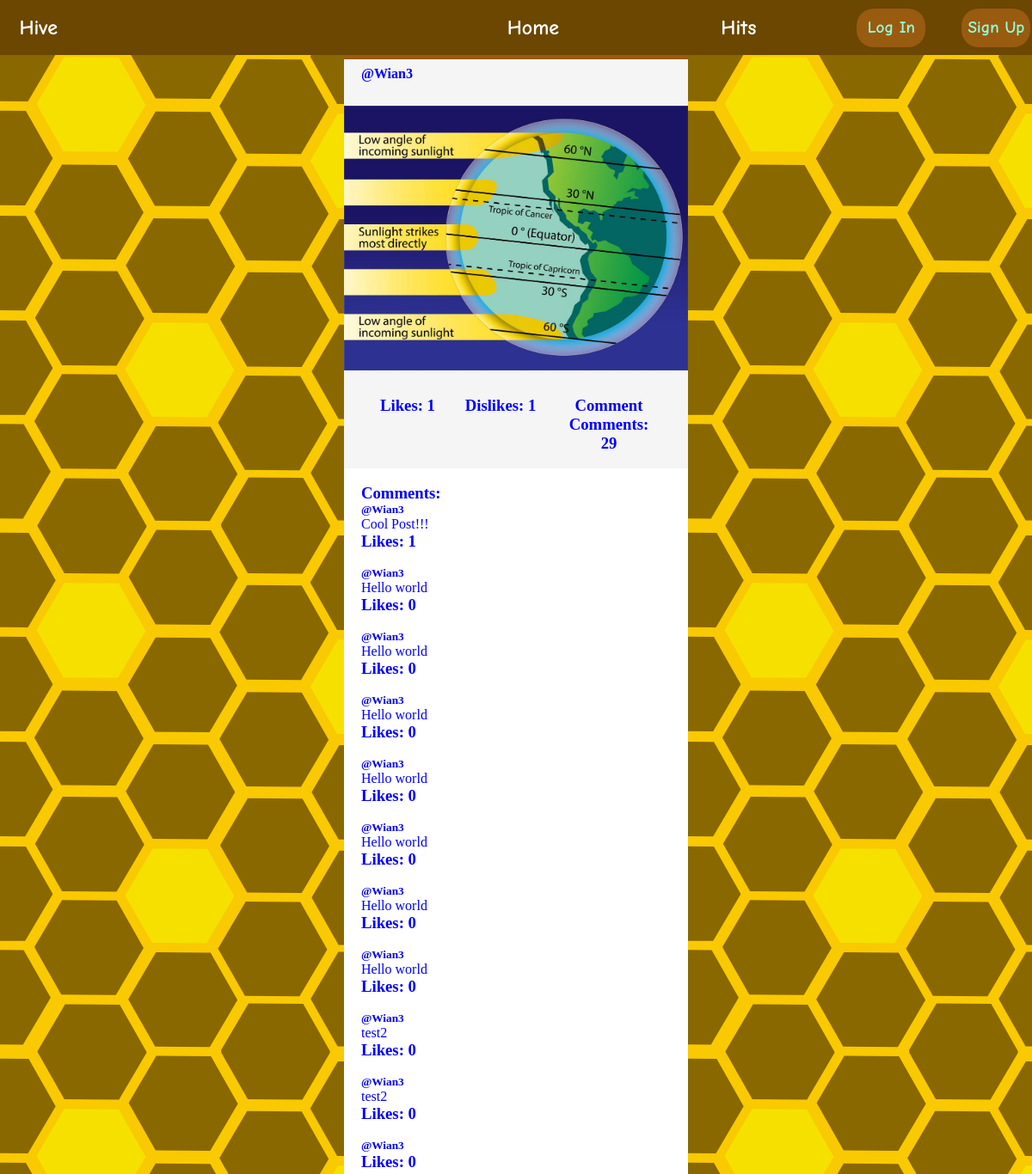
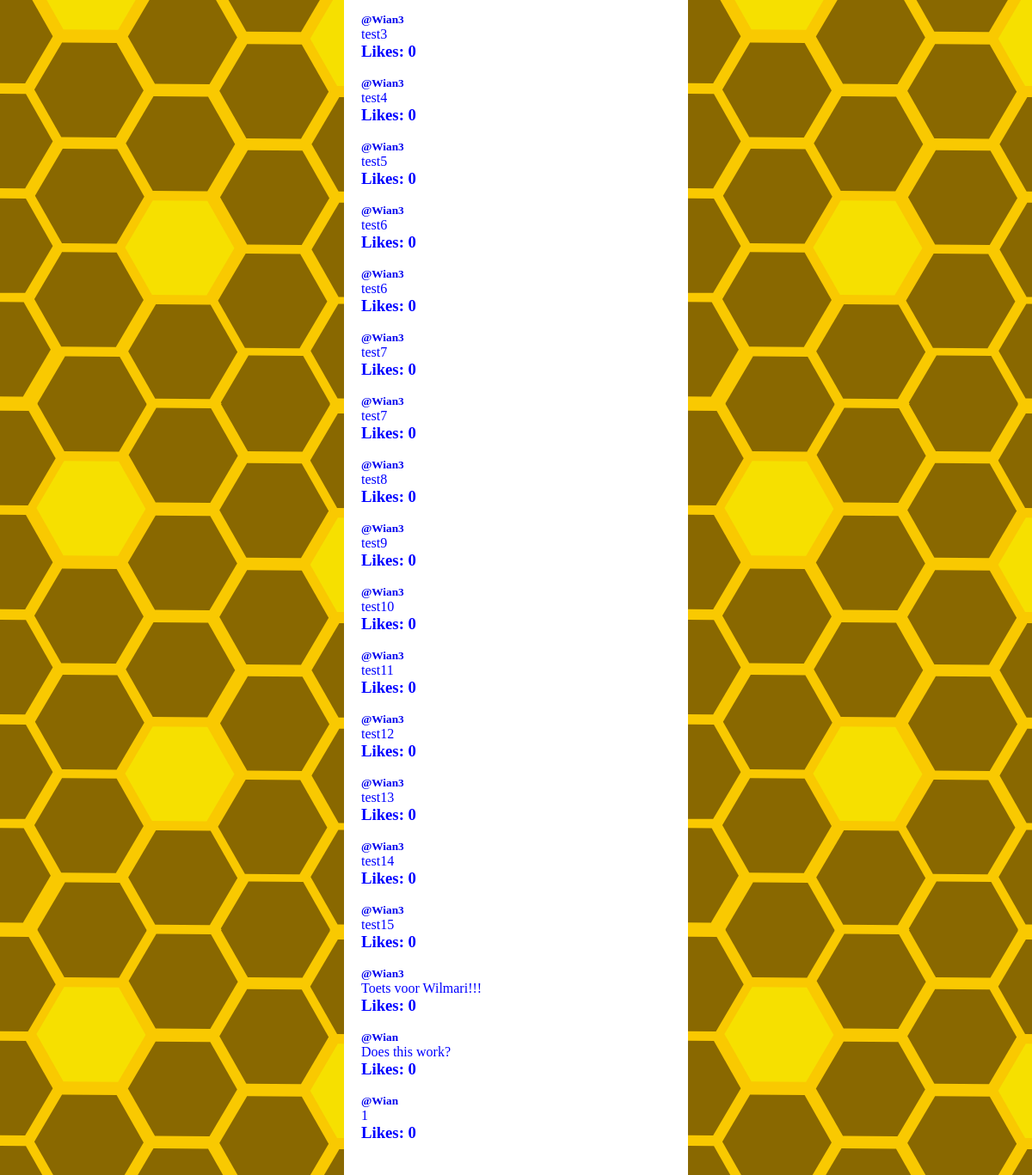
Page /posts/post-4/ on the earlier database version (2 pictures, top to bottom).
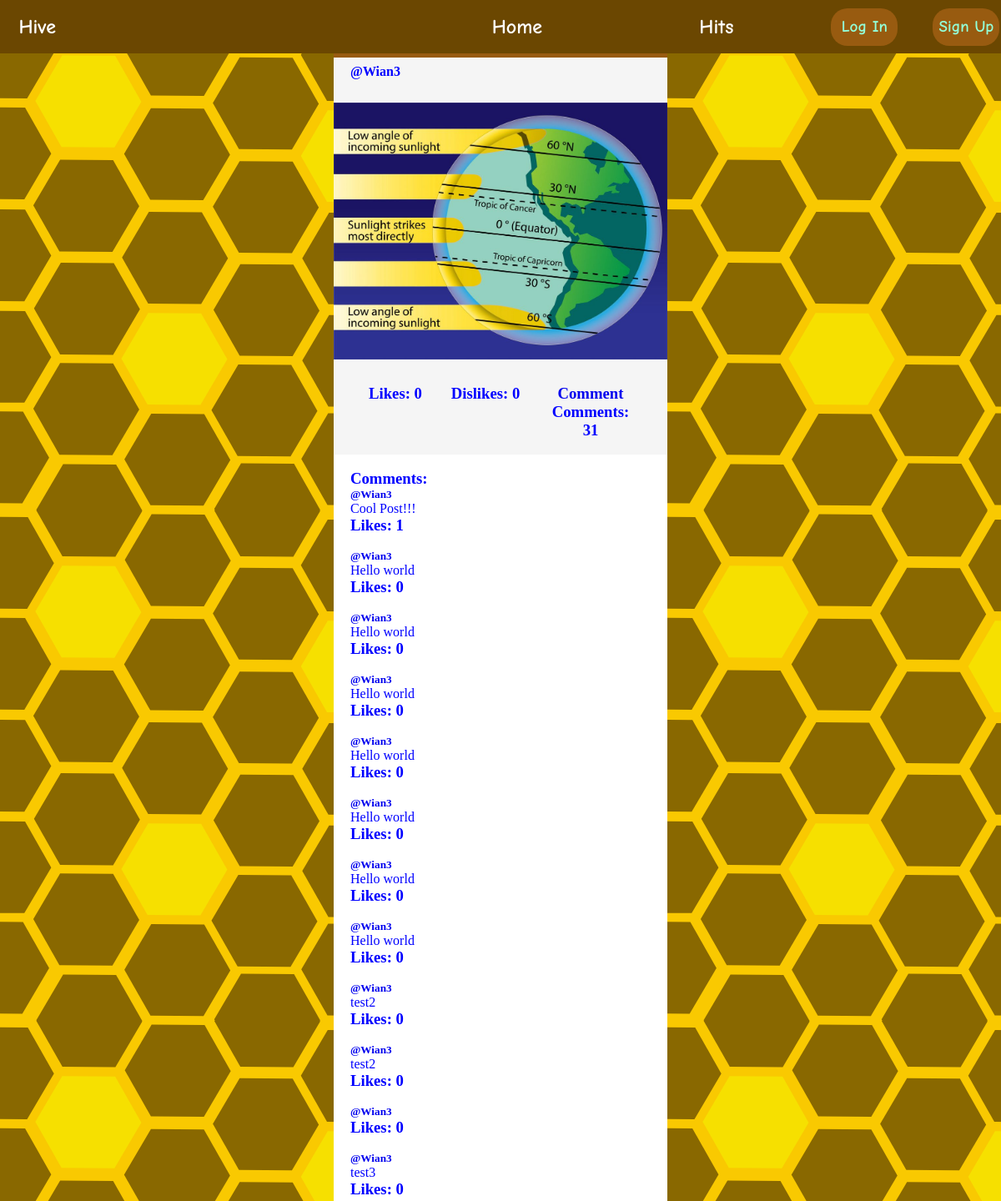
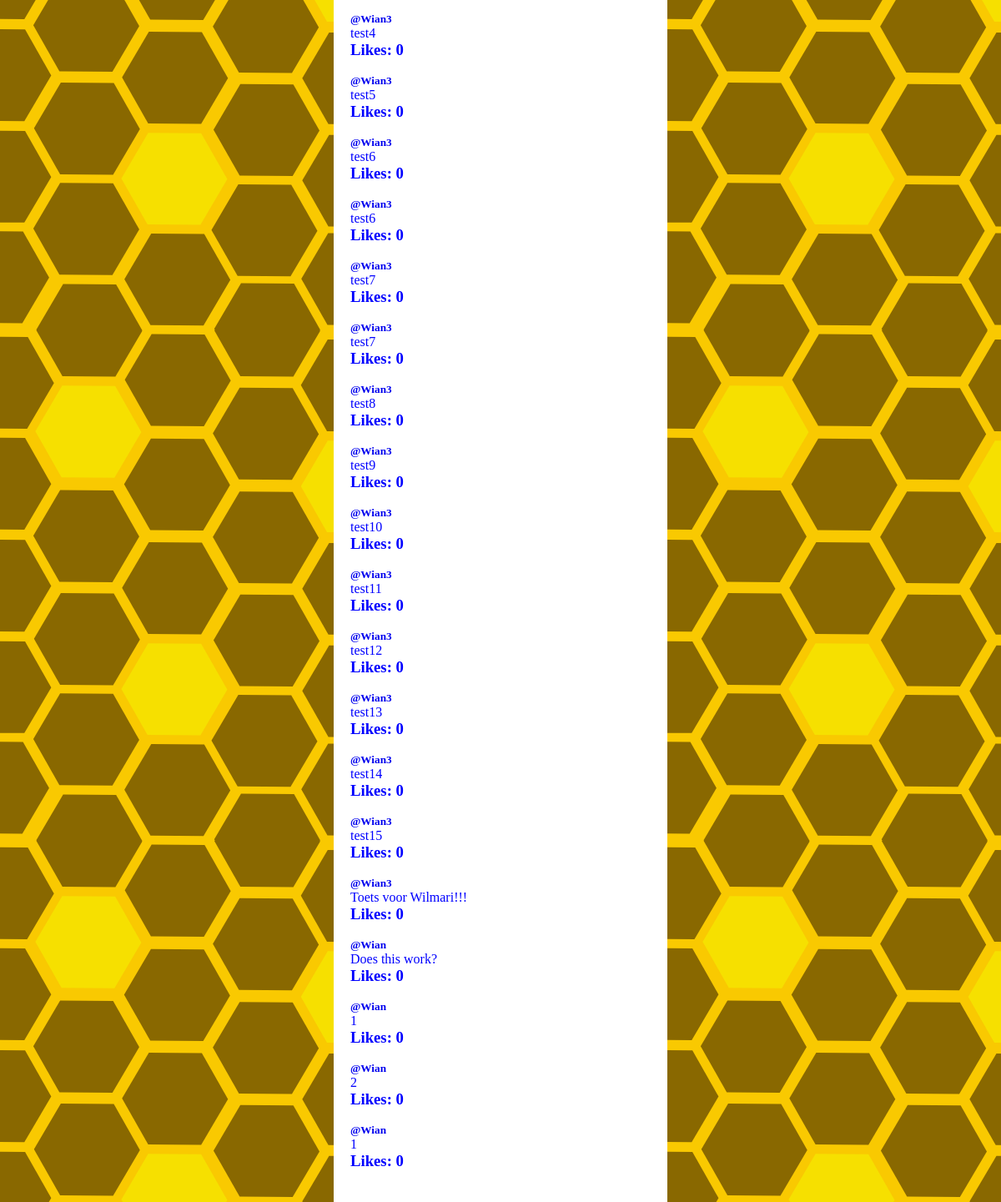
Same page on the later database version (2 pictures, top to bottom).
### accounts/models.py (models this page shows, shortened)
class User(auth.models.AbstractUser):
    profile_pic = models.ImageField(upload_to="profiles/", default="profiles/default_profile.jpeg")
    slug = models.SlugField(max_length=256)
    followers_amount = models.PositiveIntegerField(default=0)
    following_amount = models.PositiveIntegerField(default=0)
    chats = models.TextField(blank=True)
    chats_amount = models.PositiveIntegerField(default=0)
    def __str__(self):
        return "@{}".format(self.username)

### posts/models.py (models this page shows, shortened)
class Post(models.Model):
    user = models.ForeignKey(User, on_delete=models.CASCADE)
    post_body = models.CharField(max_length=256, default="")
    post_file = models.FileField(upload_to="posts/", blank=True)
    likes_amount = models.IntegerField(default=0)
    dislikes_amount = models.IntegerField(default=0)
    comments_amount = models.IntegerField(default=0)
    datetime_posted = models.DateTimeField(default=datetime(2022, 4, 14, 20, 8, 7, 127325, tzinfo=pytz.UTC))

class Comment(models.Model):
    user = models.ForeignKey(User, on_delete=models.CASCADE)
    post = models.ForeignKey(Post, on_delete=models.CASCADE)
    body = models.TextField(max_length=256)
    likes_amount = models.IntegerField(default=0)
    dislikes_amount = models.IntegerField(default=0)

### posts/views.py (the view, shortened to what this page needs)
# urls.py: path("post-<int:pk>/", views.PostAndCommentsView.as_view(), name="view_post")
class PostAndCommentsView(TemplateView):
    template_name = "PostView.html"
    def get_context_data(self, **kwargs):
        context = super().get_context_data(**kwargs)
        context["post_user"] = Post.objects.get(id=self.kwargs['pk']).user
        context["current_user"] = self.request.user
        context["post"] = Post.objects.get(id=self.kwargs['pk'])
        context["comments"] = Comment.objects.filter(post=self.kwargs['pk'])
        if not self.request.user.is_authenticated:
            return context

### posts/templates/PostView.html (shortened to what this page needs)
{% extends 'base.html' %}
{% block head_block %}
{% load static %}
<link rel="stylesheet" href="{% static 'css/PostView.css' %}">
<link rel="stylesheet" href="{% static 'css/post_list_base.css' %}">
{% endblock %}
{% block body_block %}
<div class="post">
    <div class="post-header">
        <h4>@{{ post_user.username }}</h3>
    </div>
    <div class="post-content">
        <h3>{{ post.post_body }}</h3><br>
        {% if post.post_file %}
        <embed src="{{ post.post_file.url }}" width="100%" height="auto">
        {% endif %}
    </div>
    <br>
    <div class="post-footer" id="post-footer">
        <div class="likes">
            <h3 class="likes_amount_post{{ post.pk }}">Likes: {{ post.likes_amount }}</h3>
        </div>
        <div class="dislikes">
            <h3 class="dislikes_amount_post{{ post.pk }}">Dislikes: {{ post.dislikes_amount }}</h3>
        </div>
        <div class="comments">
            <a href="#post-footer"><h3>Comment</h3></a>
            <h3 class="comments_amount">Comments: {{ post.comments_amount }}</h3>
        </div>
    </div>
</div>
<br>
<div class="comments-container">
    <h3>Comments:</h4>
    {% if not comments %}
        <ul id="comments-list"></ul>
        <h5 id="no_comments_statement">Looks like there are no comments yet.</h5>
    {% else %}
        <ul id="comments-list">
            {% for comment in comments %}
            <li>
                <a href="{% url 'accounts:profile' comment.user.slug %}"><h5>{{ comment.user }}</h5></a>
                <p>{{ comment.body }}</p>
                <h3 class="likes_amount_comment{{ comment.pk }}">Likes: {{ comment.likes_amount }}</h3>
                <br>
            </li>
            {% endfor %}
        </ul>
    {% endif %}
</div>
{% endblock %}

### templates/base.html (shortened to what this page needs)
<!DOCTYPE html>
    <html lang="en">
    <head>
        {% load static %}
        <link rel="stylesheet" href="{% static 'css/base.css' %}">
        {% block head_block %}
        {% endblock %}
    </head>
    <body>
        <nav class="navbar">
            <div id="brand"><a class="links" href="{% url 'home:home_page' %}">Hive</a></div>
            <div class="nav-div" id="home"><span class="links">Home</span></div>
            <div class="nav-div" id="leaderboard"><span class="links">Hits</span></div>
            {% if user.is_authenticated %}
            <div class="nav-div" id="profile"><span class="links">Profile</span></div>
            <div class="nav-btn"><a href="{% url 'posts:new_post' %}"><button class="button">Buzz</button></a></div>
            <div class="nav-btn"><a href="{% url 'accounts:logout' %}"><button class="button">Log Out</button></a></div>
            {% else %}
            <div class="nav-btn"><a href="{% url 'accounts:login' %}"><button class="button">Log In</button></a></div>
            <div class="nav-btn"><a href="{% url 'accounts:signup' %}"><button class="button">Sign Up</button></a></div>
            {% endif %}
        </nav>
        <div class="main-content">
            <div class="buffer"></div>
            <div class="middle-content">
            {% block body_block %}
            {% endblock %}
            </div>
            <div class="buffer"></div>
        </div>
    </body>
</html>

### static/css/base.css (style rules this page uses)
:root { --navbar-bg-color: #6b4701; --navbar-height: 64px; }
* { margin: 0; padding: 0; }
a { text-decoration: none; }
.navbar { background-color: var(--navbar-bg-color); height: var(--navbar-height); width:100vw; position: fixed; padding: 0 1.4rem; margin: 0 auto; display: flex; align-items: center; }
.links { font-family: 'Comic Neue Bold'; color: white; font-size: 1.5rem; }
#brand { flex: 2; }
.nav-div { flex: 1; height: 100%; display: flex; justify-content: center; align-items: center; }
.nav-btn { flex: 0.25; margin-left: 1.5%; margin-right: 1.5em; display: flex; align-items: center; }
.button { border: none; background-color: #985b10; color: #93FFD8; font-family: "Comic Neue Bold"; font-size: 1.2rem; height: 45px; width: 80px; border-radius: 20px; }
.main-content { display: flex; height: 100%; }
.buffer { background-image: url("images/background.svg"); flex: 1; }
.middle-content { background-color: white; color: blue; flex: 1; margin-top: var(--navbar-height); }

### posts/static/css/PostView.css (style rules this page uses)
.comments { padding: 0% 5% 5% 5%; }
.comments-container { margin: 0% 5% 5% 5%; }
ul { list-style-type: none; }

### static/css/post_list_base.css (style rules this page uses)
.post { background-color: whitesmoke; }
.post-header { border-top: 5px solid #985b10; margin-bottom: 10px; padding: 2% 5% 0% 5%; display: flex; }
.post-footer { padding: 2% 5% 0% 5%; display: flex; }
.likes { text-align: center; flex: 1; }
.dislikes { text-align: center; flex: 1; }
.comments { text-align: center; flex: 1; }

Differences in the rows shown:
changed Post: likes_amount "1" → "0"; dislikes_amount "1" → "0"; comments_amount "29" → "31"
added Comment: user "@Wian", body "2", likes_amount "0"
added Comment: user "@Wian", body "1", likes_amount "0"
